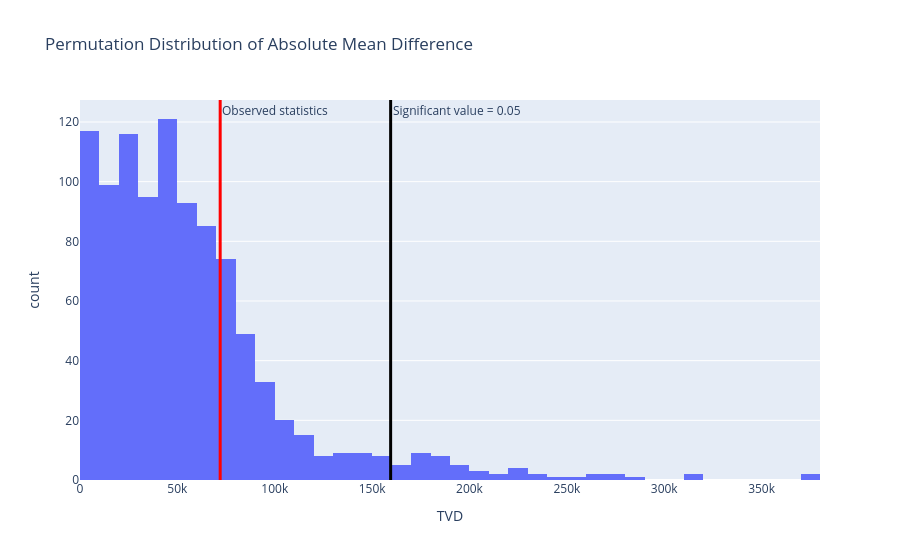

Write notebook code for a chart like this one.
### Markdown cell above
Then we set up a hypothesis test to find the missing mechanism of feature `Total_sales` by using permutation test. We will set the significance level into 0.05.

**Null Hypothesis:**  The distribution of `Customers_affected` is same when `Total_sales` is missing vs not missing.

**Alternate Hypothesis:** The distribution of `Customers_affected` is different when `Total_sales` is missing vs not missing.

**Test Statistic:** Absolute mean difference 

The following figure shows the result the permutation test. The test statistic is the total variance distance between two groups because "Year" is a categorical feature.

### Code cell
missing = cleaned_df["Total_sales"].isna()

obs_stat = diff_mean_stat(cleaned_df, missing, "Customers_affected")

perm_stats = []

for _ in range(1000):
    shuffled = pd.Series(np.random.permutation(missing), index=missing.index)
    perm_stats.append(
        diff_mean_stat(cleaned_df, shuffled, "Customers_affected")
    )

fig = px.histogram(
    perm_stats,
    nbins=40,
    title="Permutation Distribution of Absolute Mean Difference",
    labels={"value": "TVD"},
)

fig.add_vline(
    x=obs_stat,
    line_color="red",
    line_width=3,
    annotation_text="Observed statistics",
    annotation_position="top right",
)

fig.add_vline(
    x=np.percentile(perm_stats, 95),
    line_color="black",
    line_width=3,
    annotation_text="Significant value = 0.05",
    annotation_position="top right",
)

fig.update_layout(showlegend=False)

fig.show()

# fig.write_html(
#     "/Users/wuyuming/Desktop/proj_4/proj04_page/graph/total_sales_missing_perm.html"
# )
p_value = (perm_stats >= obs_stat).mean()
print(f"p_value: {p_value}")

### Figure 1 — Plotly figure (JSON) as saved in the notebook; plotly's stock layout.template omitted (floating-point values rounded to 4 significant figures; data arrays with more than 128 entries replaced by an {"elided": "..."} marker saying what was removed)
{"data": [{"alignmentgroup": "True", "bingroup": "x", "hovertemplate": "variable=0<br>TVD=%{x}<br>count=%{y}<extra></extra>", "legendgroup": "0", "marker": {"color": "#636efa", "pattern": {"shape": ""}}, "name": "0", "nbinsx": 40, "offsetgroup": "0", "orientation": "v", "showlegend": true, "type": "histogram", "x": {"elided": "1000 float values"}, "xaxis": "x", "yaxis": "y"}], "layout": {"annotations": [{"showarrow": false, "text": "Observed statistics", "x": 71980.0, "xanchor": "left", "xref": "x", "y": 1, "yanchor": "top", "yref": "y domain"}, {"showarrow": false, "text": "Significant value = 0.05", "x": 159500.0, "xanchor": "left", "xref": "x", "y": 1, "yanchor": "top", "yref": "y domain"}], "barmode": "relative", "legend": {"title": {"text": "variable"}, "tracegroupgap": 0}, "shapes": [{"line": {"color": "red", "width": 3}, "type": "line", "x0": 71980.0, "x1": 71980.0, "xref": "x", "y0": 0, "y1": 1, "yref": "y domain"}, {"line": {"color": "black", "width": 3}, "type": "line", "x0": 159500.0, "x1": 159500.0, "xref": "x", "y0": 0, "y1": 1, "yref": "y domain"}], "showlegend": false, "title": {"text": "Permutation Distribution of Absolute Mean Difference"}, "xaxis": {"anchor": "y", "domain": [0, 1], "title": {"text": "TVD"}}, "yaxis": {"anchor": "x", "domain": [0, 1], "title": {"text": "count"}}}}
